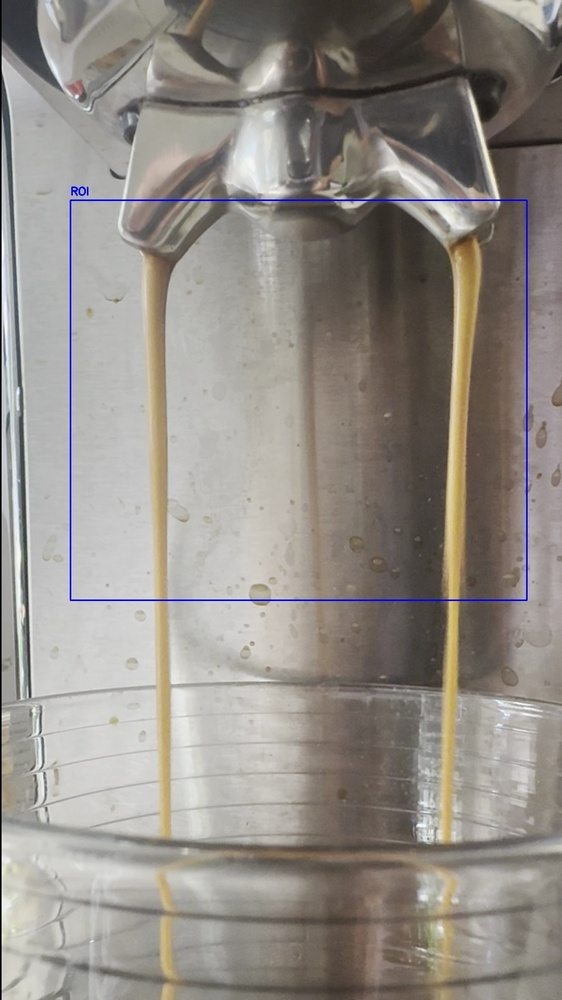
#> input picture debug_early_frame_070_original.jpg, 562 x 1000 px, shrunk from 1080 x 1920 before the run; its folder holds only this picture in this run
$ python -i build_features_v2.py   (imports and definitions only)
#> lines starting #> are read from the running program, lines starting #| are printed output that depends on the picture; after the words box and inside, x2 and y2 are one past the last pixel; in counts of white or black regions, pixels touching at a corner belong together
#> further down, picture is the input picture: shape (1000, 562, 3); mean B, G, R 134.9, 141.2, 146.5
import os
import cv2
import csv
import numpy as np
import pandas as pd

# [23 lines left out: function divide_frames_into_phases, not called in this run]

def extract_stream_info_from_frame(frame):
    """
    Extract stream characteristics from a single frame using smart detection.
    Returns: (hue_mean, brightness_mean, stream_width)

    NEW APPROACH - Much smarter stream detection:
    1. ROI: Only look in center-mid-top area (where espresso actually flows)
    2. Color filtering: Target brown/amber colors, not just "dark stuff"
    3. Shape filtering: Streams are tall & thin, not random brown blobs
    4. Position consistency: Stream should be vertically oriented in center
    """

    height, width = frame.shape[:2]
#> height = 1000; width = 562

    # 1. REGION OF INTEREST (ROI) - OPTIMIZED for reliable stream capture across all mug heights
    # Strategy: Wide capture (portafilter to container top) based on "container always directly under"

    # {[[This is fairly easy to understand. We're telling the computer to only look here for coffee streams]]}

    # ENHANCED WIDE ROI - Captures streams from portafilter to container rim reliably
    roi_x_start = width // 9         # Start at 11% from left (wider than 12.5%)
#> roi_x_start = 62
    roi_x_end = 9 * width // 10      # End at 90% from left (wider than 93.75%)
#> roi_x_end = 505
    roi_y_start = height // 7         # Start at 14% from top (higher to catch portafilter area)
#> roi_y_start = 142
    roi_y_end = height // 2     # End at 70% from top (deeper to catch short mugs, avoid bottom pool)
#> roi_y_end = 500

    roi = frame[roi_y_start:roi_y_end, roi_x_start:roi_x_end]
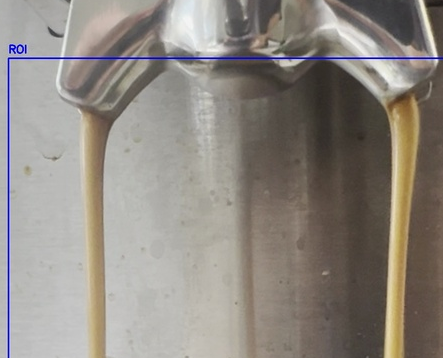
#> roi: shape (358, 443, 3); mean B, G, R 130.2, 137.2, 143.4

    # 2. EDGE-BASED DETECTION - More robust than color filtering
    # Convert to grayscale for edge detection
    gray_roi = cv2.cvtColor(roi, cv2.COLOR_BGR2GRAY)
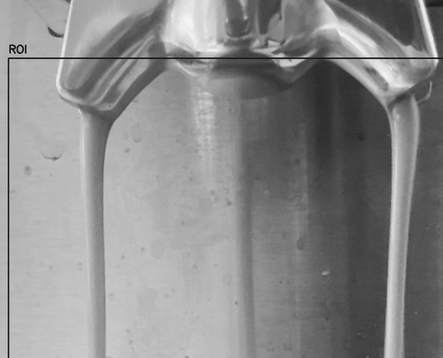
#> gray_roi: shape (358, 443); min 18, max 250, mean 138.3

    # Apply Gaussian blur to reduce noise
    blurred_gray = cv2.GaussianBlur(gray_roi, (5, 5), 0)

    # Edge detection with Canny
    edges = cv2.Canny(blurred_gray, 50, 150)
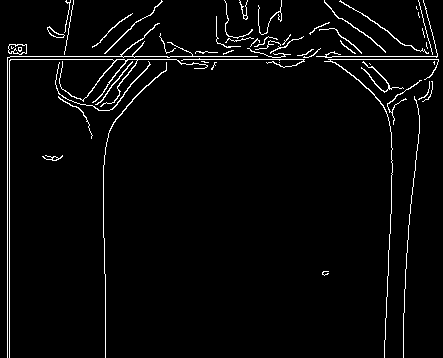
#> edges: shape (358, 443); 3.3% white in thin lines or dots

    # For color analysis, use HSV on the ROI (independent of stream detection)
    hsv_roi = cv2.cvtColor(roi, cv2.COLOR_BGR2HSV)
#> hsv_roi: shape (358, 443, 3); mean H, S, V 26.3, 34.2, 145.4
    hue_mean = np.mean(hsv_roi[:, :, 0])  # Simple average hue of ROI
#> hue_mean = 26.28

    # Brightness analysis (on ROI only)
    brightness_mean = np.mean(gray_roi)
#> brightness_mean = 138.3

    # 3. STREAM WIDTH DETECTION - Edge-based approach

    # Find contours from edge detection
    contours, _ = cv2.findContours(edges, cv2.RETR_EXTERNAL, cv2.CHAIN_APPROX_SIMPLE)
#> contours = 53 contours, 36 with area under 20; largest, box (x1, y1, x2, y2) and area: (8, 44, 27, 55) 154, (9, 59, 208, 358) 107, (47, 26, 65, 38) 74, (324, 59, 439, 358) 54, (103, 62, 167, 358) 53

    # 4. SHAPE & POSITION FILTERING - Only keep stream-like contours
    valid_widths = []
    roi_center_x = roi.shape[1] // 2  # Center of our ROI
#> roi_center_x = 221

    #we want to filter for stream shapes only
    for cnt in contours:
        x, y, w, h = cv2.boundingRect(cnt)

        # Stream characteristics we expect:
        aspect_ratio = h / w if w > 0 else 0
        contour_center_x = x + w // 2
        distance_from_center = abs(contour_center_x - roi_center_x)

        # EDGE-BASED Filter criteria for espresso streams - optimized for edge contours!
        area = cv2.contourArea(cnt)
        if (h > 30 and                      # Minimum height for streams
            w > 2 and                       # Allow thin streams
            aspect_ratio > 2.0 and          # More vertical than horizontal
            area > 100):                    # Minimum area to filter noise

            valid_widths.append(w)
#> this loop made 53 passes
#> (x, y, w, h, aspect_ratio, contour_center_x, distance_from_center, area) on passes 2, 7, 11, 13, 15, 16, 17, 18, 25, 36, 37, 38: (42, 155, 21, 6, 0.286, 52, 169, 25.5), (387, 80, 35, 45, 1.29, 404, 183, 26), (103, 62, 64, 296, 4.62, 135, 86, 53), (361, 61, 43, 32, 0.744, 382, 161, 49.5), (55, 61, 96, 50, 0.521, 103, 118, 48), (95, 61, 38, 44, 1.16, 114, 107, 34.5), (324, 59, 115, 299, 2.6, 381, 160, 54.5), (9, 59, 199, 299, 1.5, 108, 113, 107), (8, 44, 19, 11, 0.579, 17, 204, 154), (319, 28, 43, 26, 0.605, 340, 119, 22), (47, 26, 18, 12, 0.667, 56, 165, 73.5), (7, 23, 251, 335, 1.33, 132, 89, 48)
#> after the loop, valid_widths = []

    # Use the widest valid stream (main flow)
    stream_width = max(valid_widths) if valid_widths else 0
#> stream_width = 0

    return hue_mean, brightness_mean, stream_width

# [332 lines left out: functions extract_color_journey_features, extract_flow_rhythm_features, extract_brightness_momentum_features, extract_stream_consistency_features, extract_phase_transition_features, not called in this run]

# [2 lines not run here, left out]

"""
=== NEXT STEPS TO COMPLETE THE NEW FEATURE EXTRACTION SYSTEM ===

STATUS: ✅ ALL 5 DYNAMIC FEATURES IMPLEMENTED AND READY FOR INTEGRATION!

COMPLETED FEATURES:

1. **Color Journey** (4 sub-features): ✅ DONE
   - color_progression, color_consistency, mid_phase_intensity, color_change_rate

2. **Flow Rhythm** (3 sub-features): ✅ DONE
   - flow_steadiness, flow_amplitude, flow_trend

3. **Brightness Momentum** (3 sub-features): ✅ DONE
   - brightness_momentum, brightness_acceleration, brightness_trend

4. **Stream Consistency Score** (2 sub-features): ✅ DONE
   - overall_steadiness, phase_uniformity

5. **Phase Transitions** (3 sub-features): ✅ DONE
   - transition_1_2_smoothness, transition_2_3_smoothness, overall_transition_quality

INTEGRATION STEPS NEEDED:
1. ✅ All feature extraction functions implemented
2. 🔄 NEXT: Create main processing loop (similar to original build_features.py):
   - Loop through frame folders (frames_good_pulls, frames_under_pulls, frames_over_pulls)
   - Process each video folder to create timelines (hue_timeline, width_timeline, brightness_timeline)
   - Extract all 5 dynamic feature sets per video
   - Write to enhanced features_v2.csv with 15+ columns instead of 5
3. Test on full dataset
4. Compare new temporal features vs old static features in ML models

FINAL OUTPUT: features_v2.csv with columns like:
- Video_Name, Category, Pull_Duration (3 basic columns)
- color_progression, color_consistency, mid_phase_intensity, color_change_rate (4 color features)
- flow_steadiness, flow_amplitude, flow_trend (3 flow features)
- brightness_momentum, brightness_acceleration, brightness_trend (3 brightness features)
- overall_steadiness, phase_uniformity (2 consistency features)
- transition_1_2_smoothness, transition_2_3_smoothness, overall_transition_quality (3 transition features)

TOTAL: 18 features capturing the complete temporal "story" of espresso extraction!
"""

# ===== MAIN PROCESSING LOOP =====

# [230 lines left out: functions process_all_videos, process_single_video, get_pull_duration, write_features_to_csv, not called in this run]

# [4 lines not run here, left out]

>>> import cv2
>>> picture = cv2.imread('debug_early_frame_070_original.jpg')
>>> result = extract_stream_info_from_frame(picture)
#> result = (26.28, 138.3, 0)

$ run again, on debug_middle_frame_210_roi.jpg
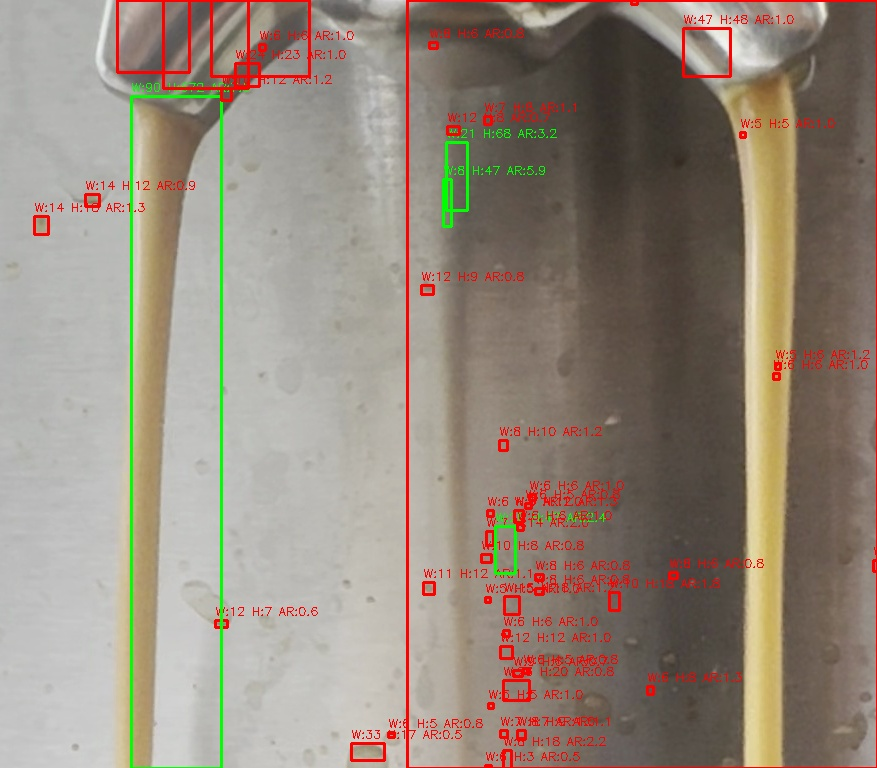
#> input picture debug_middle_frame_210_roi.jpg, 877 x 768 px
#> picture is the input picture: shape (768, 877, 3); mean B, G, R 124.4, 137.3, 149.4
#> in extract_stream_info_from_frame, `gray_roi = cv2.cvtColor(roi, cv2.COLOR_BGR2GRAY)`:
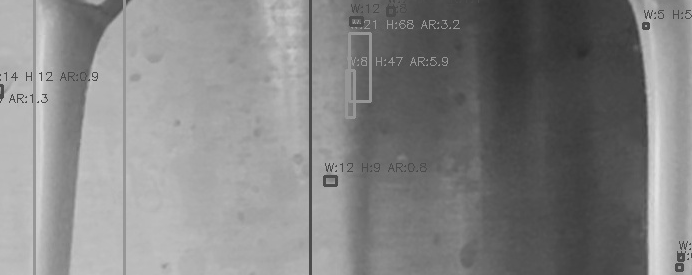
#> gray_roi: shape (275, 692); min 43, max 225, mean 131.6
#> in extract_stream_info_from_frame, `edges = cv2.Canny(blurred_gray, 50, 150)`:
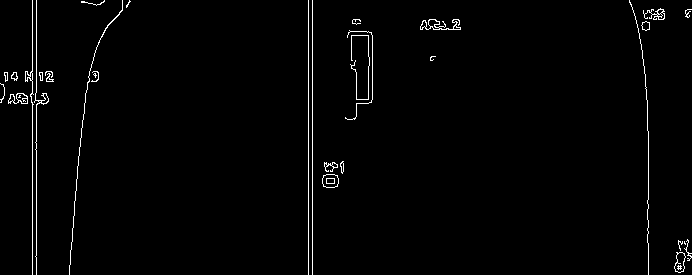
#> edges: shape (275, 692); 1.6% white in thin lines or dots
#> hsv_roi: shape (275, 692, 3); mean H, S, V 21.5, 49.4, 142
#> hue_mean = 21.49
#> brightness_mean = 131.6
#> contours = 32 contours, 18 with area under 20; largest, box (x1, y1, x2, y2) and area: (322, 174, 339, 188) 184, (674, 252, 686, 273) 154, (420, 19, 461, 30) 144, (8, 93, 28, 104) 124, (643, 8, 665, 20) 72
#> the loop in extract_stream_info_from_frame, `for cnt in contours:` made 32 passes
#> (x, y, w, h, aspect_ratio, contour_center_x, distance_from_center, area) on passes 1, 5, 6, 7, 8, 11, 13, 14: (674, 252, 12, 21, 1.75, 680, 334, 154.5), (322, 174, 17, 14, 0.824, 330, 16, 184), (324, 162, 14, 10, 0.714, 331, 15, 38), (340, 161, 4, 13, 3.25, 342, 4, 24.5), (8, 93, 20, 11, 0.55, 18, 328, 124), (46, 73, 8, 9, 1.12, 50, 296, 21.5), (11, 72, 7, 9, 1.29, 14, 332, 32.5), (4, 72, 4, 10, 2.5, 6, 340, 20)
#> after the loop in extract_stream_info_from_frame, `for cnt in contours:`: valid_widths = []
#> stream_width = 0
#> result = (21.49, 131.6, 0)

$ run again, on espresso_example.jpg
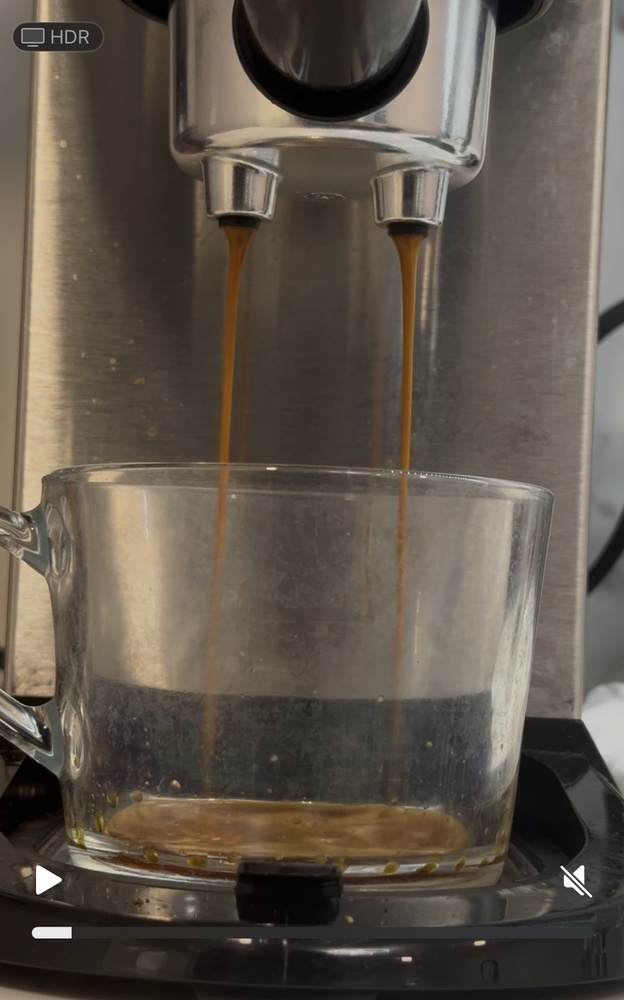
#> input picture espresso_example.jpg, 624 x 1000 px, shrunk from 1176 x 1885 before the run
#> picture is the input picture: shape (1000, 624, 3); mean B, G, R 74.2, 85, 93.8
#> in extract_stream_info_from_frame, `gray_roi = cv2.cvtColor(roi, cv2.COLOR_BGR2GRAY)`:
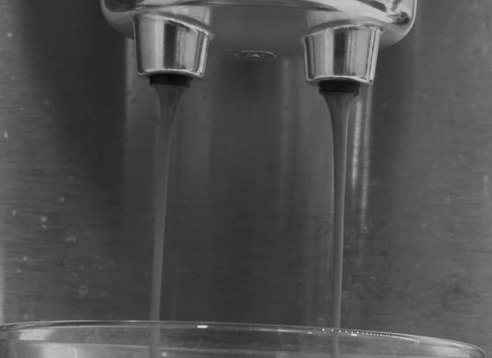
#> gray_roi: shape (358, 492); min 6, max 222, mean 79
#> in extract_stream_info_from_frame, `edges = cv2.Canny(blurred_gray, 50, 150)`:
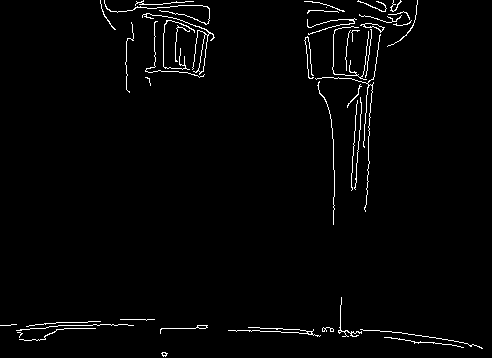
#> edges: shape (358, 492); 2% white in thin lines or dots
#> hsv_roi: shape (358, 492, 3); mean H, S, V 16.2, 63.1, 87.1
#> hue_mean = 16.19
#> brightness_mean = 79.01
#> contours = 43 contours, 39 with area under 20; largest, box (x1, y1, x2, y2) and area: (142, 13, 215, 75) 175, (360, 23, 385, 33) 72, (160, 325, 208, 334) 28, (338, 297, 362, 337) 22
#> the loop in extract_stream_info_from_frame, `for cnt in contours:` made 43 passes
#> (x, y, w, h, aspect_ratio, contour_center_x, distance_from_center, area) on passes 8, 13, 26, 33: (160, 325, 48, 9, 0.188, 184, 62, 28), (338, 297, 24, 40, 1.67, 350, 104, 22), (360, 23, 25, 10, 0.4, 372, 126, 72), (142, 13, 73, 62, 0.849, 178, 68, 175)
#> after the loop in extract_stream_info_from_frame, `for cnt in contours:`: valid_widths = []
#> stream_width = 0
#> result = (16.19, 79.01, 0)
